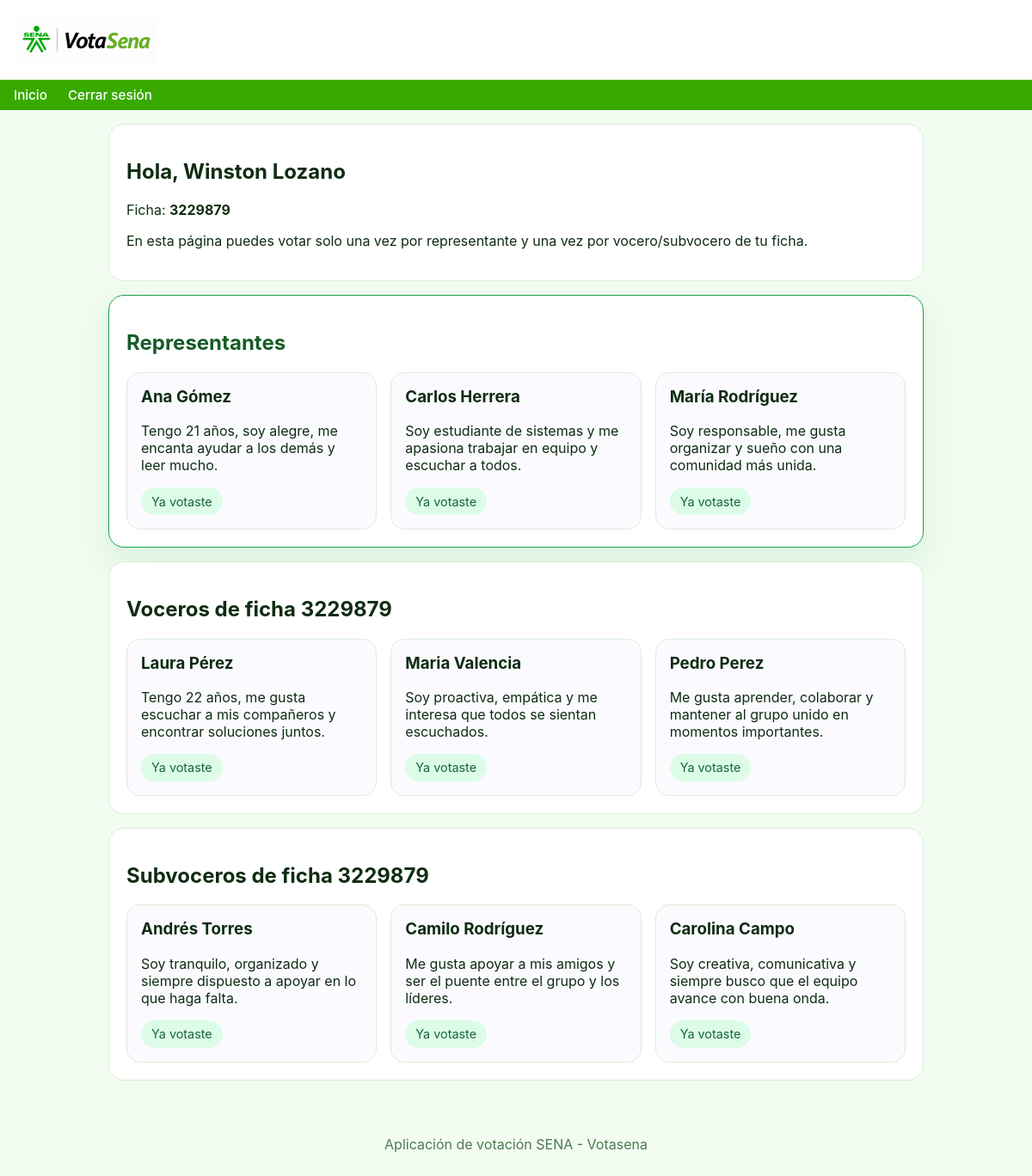
Screenshot of / (signed in) with the database file from the repository.
### elecciones/models.py (models this page shows, shortened)
class Profile(models.Model):
    user = models.OneToOneField(User, on_delete=models.CASCADE)
    ficha = models.CharField(max_length=12, blank=True, help_text='Ficha del grupo de aprendices')
    class Meta:
        verbose_name = 'Aprendiz'
        verbose_name_plural = 'Aprendices'

class Candidacy(models.Model):
    ROLE_REPRESENTANTE = 'REP'
    ROLE_VOCERO = 'VOC'
    ROLE_SUBVOCERO = 'SUB'
    ROLE_CHOICES = [
        (ROLE_REPRESENTANTE, 'Representante'),
        (ROLE_VOCERO, 'Vocero'),
        (ROLE_SUBVOCERO, 'Subvocero'),
    ]
    name = models.CharField(max_length=120)
    role = models.CharField(max_length=3, choices=ROLE_CHOICES)
    ficha = models.CharField(max_length=12, blank=True, null=True, help_text='Ficha solo para vocero y subvocero')
    description = models.TextField(blank=True, verbose_name='Biografía', help_text='Una breve descripción personal del candidato')
    proposals = models.TextField(blank=True, help_text='Propuestas separadas por saltos de línea')
    profile_image = models.FileField(upload_to='candidates/', blank=True, null=True, help_text='Foto de perfil del candidato')
    class Meta:
        verbose_name = 'Candidato'
        verbose_name_plural = 'Candidatos'
        ordering = ['role', 'name']

### elecciones/views.py (the view)
# urls.py: path('', views.dashboard, name='dashboard'),
@login_required
def dashboard(request):
    profile = request.user.profile
    representantes = Candidacy.objects.filter(role=Candidacy.ROLE_REPRESENTANTE)
    voceros = Candidacy.objects.filter(role=Candidacy.ROLE_VOCERO, ficha=profile.ficha)
    subvoceros = Candidacy.objects.filter(role=Candidacy.ROLE_SUBVOCERO, ficha=profile.ficha)
    votes = Vote.objects.filter(voter=profile)
    voted_roles = {vote.role for vote in votes}
    context = {
        'profile': profile,
        'representantes': representantes,
        'voceros': voceros,
        'subvoceros': subvoceros,
        'voted_roles': voted_roles,
    }
    return render(request, 'elecciones/dashboard.html', context)

### elecciones/templates/elecciones/dashboard.html (shortened to what this page needs)
{% extends 'elecciones/base.html' %}
{% load static %}
{% block content %}
<section class="hero-card">
    <div>
        <h1>Hola, {{ request.user.username }}</h1>
        <p>Ficha: <strong>{{ profile.ficha }}</strong></p>
        <p>En esta página puedes votar solo una vez por representante y una vez por vocero/subvocero de tu ficha.</p>
    </div>
</section>
<section class="card section-card representative-section">
    <h2>Representantes</h2>
    <div class="grid">
        {% for cand in representantes %}
            <article class="candidate-card">
                <div class="candidate-card-header">
                    <h3>{{ cand.name }}</h3>
                </div>
                <p>{{ cand.description }}</p>
                {% if cand.role in voted_roles %}
                    <span class="tag voted">Ya votaste</span>
                {% endif %}
            </article>
        {% empty %}
            <p>No hay aspirantes a representante disponibles.</p>
        {% endfor %}
    </div>
</section>
<section class="card section-card">
    <h2>Voceros de ficha {{ profile.ficha }}</h2>
    <div class="grid">
        {% for cand in voceros %}
            <article class="candidate-card">
                <div class="candidate-card-header">
                    <h3>{{ cand.name }}</h3>
                </div>
                <p>{{ cand.description }}</p>
                {% if cand.role in voted_roles %}
                    <span class="tag voted">Ya votaste</span>
                {% endif %}
            </article>
        {% empty %}
            <p>No hay aspirantes a vocero para tu ficha.</p>
        {% endfor %}
    </div>
</section>
<section class="card section-card">
    <h2>Subvoceros de ficha {{ profile.ficha }}</h2>
    <div class="grid">
        {% for cand in subvoceros %}
            <article class="candidate-card">
                <div class="candidate-card-header">
                    <h3>{{ cand.name }}</h3>
                </div>
                <p>{{ cand.description }}</p>
                {% if cand.role in voted_roles %}
                    <span class="tag voted">Ya votaste</span>
                {% endif %}
            </article>
        {% empty %}
            <p>No hay aspirantes a subvocero para tu ficha.</p>
        {% endfor %}
    </div>
</section>
{% endblock %}

### elecciones/templates/elecciones/base.html (shortened to what this page needs)
{% load static %}
<!DOCTYPE html>
<html lang="es">
<head>
    <link rel="stylesheet" href="{% static 'elecciones/css/styles.css' %}">
</head>
<body>
    <header class="site-header">
        <div class="header-brand">
            <div class="brand">
                <img src="{% static 'elecciones/img/logovotasena.png' %}" alt="Logo Votasena" class="brand-logo">
            </div>
        </div>
        {% if request.user.is_authenticated %}
            <nav class="top-nav">
                <a href="{% url 'dashboard' %}">Inicio</a>
                <a href="{% url 'logout' %}">Cerrar sesión</a>
            </nav>
        {% endif %}
    </header>
    <main class="page-container">
        {% block content %}{% endblock %}
    </main>
    <footer class="site-footer">
        <p>Aplicación de votación SENA - Votasena</p>
    </footer>
</body>
</html>

### elecciones/static/elecciones/css/styles.css (style rules this page uses)
:root { --bg: #f2fcf1; --card: #ffffff; --text: #0f2c13; --muted: #4f7a4e; --primary: #39A900; --accent: #007832; --button-vote: #39A900; --button-proposals: #00304D; --danger: #dc2626; --border: #d9eed4; --gradient-start: #7c3aed; --gradient-mid: #3b82f6; --gradient-end: #06b6d4; }
* { box-sizing: border-box; }
body { margin: 0; font-family: Inter, system-ui, -apple-system, BlinkMacSystemFont, 'Segoe UI', sans-serif; background: var(--bg); color: var(--text); }
.site-header { display: flex; flex-direction: column; background: white; }
.header-brand { display: flex; align-items: center; justify-content: space-between; padding: 1rem; background: white; border-bottom: 1px solid var(--border); }
.site-header .brand { display: flex; align-items: center; gap: 0.75rem; font-size: 1.25rem; font-weight: 700; color: var(--text); }
.brand-logo { height: 60px; width: auto; background: transparent; }
.top-nav { display: flex; align-items: center; padding: 0.5rem 1rem; background: var(--primary); gap: 1.5rem; }
.top-nav a { color: white; text-decoration: none; font-size: 0.95rem; font-weight: 500; }
.page-container { padding: 1rem; max-width: 980px; margin: 0 auto; }
.card, .hero-card { background: var(--card); border: 1px solid var(--border); border-radius: 18px; padding: 1.25rem; margin-bottom: 1rem; }
.hero-card { display: flex; flex-direction: column; gap: 0.75rem; }
.representative-section { border-color: #16a34a; box-shadow: 0 18px 40px rgba(22, 163, 74, 0.12); }
.representative-section h2 { color: #165c27; }
.grid { display: grid; gap: 1rem; grid-template-columns: repeat(auto-fit, minmax(220px, 1fr)); }
.candidate-card { border: 1px solid var(--border); border-radius: 16px; padding: 1rem; background: #fbfbff; }
.candidate-card h3 { margin-top: 0; }
.tag { display: inline-flex; align-items: center; padding: 0.45rem 0.75rem; border-radius: 999px; background: #f8fafc; color: var(--muted); font-size: 0.9rem; }
.tag.voted { background: #dcfce7; color: #166534; }
.site-footer { padding: 1rem; text-align: center; color: var(--muted); }

### rows the page displays
Profile: ficha "3229879"
Candidacy: name "Ana Gómez", description "Tengo 21 años, soy alegre, me encanta ayudar a los demás y leer mucho.", role "Ya votaste"
Candidacy: name "Carlos Herrera", description "Soy estudiante de sistemas y me apasiona trabajar en equipo y escuchar a todos.", role "Ya votaste"
Candidacy: name "María Rodríguez", description "Soy responsable, me gusta organizar y sueño con una comunidad más unida.", role "Ya votaste"
Candidacy: name "Laura Pérez", description "Tengo 22 años, me gusta escuchar a mis compañeros y encontrar soluciones juntos.", role "Ya votaste"
Candidacy: name "Maria Valencia", description "Soy proactiva, empática y me interesa que todos se sientan escuchados.", role "Ya votaste"
Candidacy: name "Pedro Perez", description "Me gusta aprender, colaborar y mantener al grupo unido en momentos importantes.", role "Ya votaste"
Candidacy: name "Andrés Torres", description "Soy tranquilo, organizado y siempre dispuesto a apoyar en lo que haga falta.", role "Ya votaste"
Candidacy: name "Camilo Rodríguez", description "Me gusta apoyar a mis amigos y ser el puente entre el grupo y los líderes.", role "Ya votaste"
Candidacy: name "Carolina Campo", description "Soy creativa, comunicativa y siempre busco que el equipo avance con buena onda.", role "Ya votaste"

### other values shown
{{ request.user.username }} "Winston Lozano"
